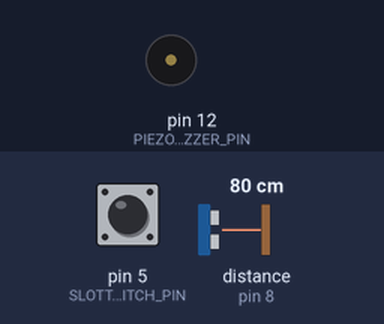
The sketch below on a simulated Arduino Uno, built with avr-gcc and run on an emulated ATmega328P. Parts: buzzer (waves = sounding). Wiring (inferred from the names in the program): ultrasonic range finder: trigger pin 9; echo pin 8. The inputs (shaded band) are chosen by the test bench; at power-on: distance to the obstacle (sensor on pin 8) 80 cm, pin 5 (SLOTTED_OPTO_SWITCH_PIN) HIGH. The echo pulse lasts 58.3 µs per cm; what the sketch prints to the serial monitor is not drawn.

Above: at 1.8 s.
1.9 s: distance to the obstacle (sensor on pin 8) set to 2 cm
At 2.9 s:
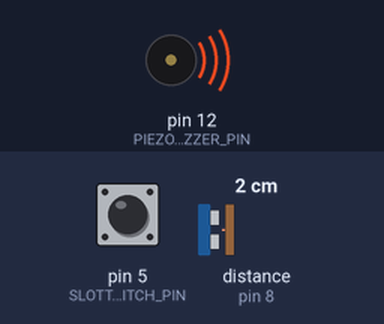
3.5 s: distance to the obstacle (sensor on pin 8) set to 35 cm
At 4.17 s:
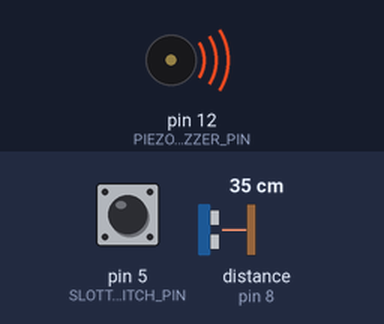
Timing chart, 0 to 13.0 s (numbered marks = the images above; inputs shaded):
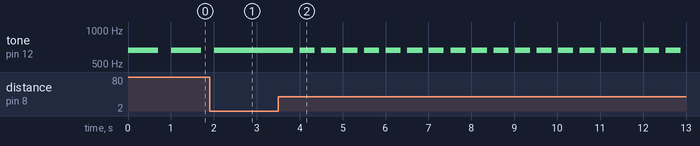

Measured:
- after the input at 1.9 s, tone on pin 12 (PIEZO_BUZZER_PIN): goes on until 2.0 s, then stays 659 Hz
- after the input at 3.5 s, tone on pin 12 (PIEZO_BUZZER_PIN): alternates 659 Hz for 0.35 s and silent for 0.15 s, starting after 0.35 s
- by itself, tone on pin 12 (PIEZO_BUZZER_PIN): alternates 659 Hz for 0.70 s and silent for 0.31 s

The sketch:

exercise-1-2-reverse-parking-sensor.ino
```cpp
/*
Exercise 1-2: Reverse Parking Sensor
Write a program to perform the following tasks:
   1. Use the Ultrasonic sensor to sense the distance, D of
      a car's rear bumper from an obstacle
      - The sensor is turned on when the Slotted Opto Switch is blocked.
      - Once the sensor is turned on,
        * Sound the buzzer
          + At 1 Hz if D > 40 cm
          + At 2 Hz if 20 cm < D ≤ 40 cm
          + Continuously if D ≤ 20 cm
   2. Repeat Part 1 with the Analog Distance Sensor
*/

// Assuming circuit 1B is used
// with the buzzer connected to pin 12

// Define the pin numbers
#define SLOTTED_OPTO_SWITCH_PIN 5
#define ULTRASONIC_SENSOR_ECHO_PIN 8
#define ULTRASONIC_SENSOR_TRIGGER_PIN 9
#define ANALOG_DISTANCE_SENSOR_PIN A5
#define PIEZO_BUZZER_PIN 12

// The frequency of the tone to play,
// which is an E5
#define BEEP_TONE 659

// The boolean to determine whether to use the analog distance sensor
#define USE_ANALOG_DISTANCE_SENSOR false

// Initialise the voltage resolution
const float VOLTAGE_RESOLUTION = (5 - 0) / (pow(2, 10) - 1);

// The setup function to set up the program
void setup() {

    // Set the pin modes of all the input pins
    pinMode(ULTRASONIC_SENSOR_ECHO_PIN, INPUT);
    pinMode(ANALOG_DISTANCE_SENSOR_PIN, INPUT);
    pinMode(SLOTTED_OPTO_SWITCH_PIN, INPUT);

    // Set the pin mode of all the output pins
    pinMode(ULTRASONIC_SENSOR_TRIGGER_PIN, OUTPUT);
    pinMode(PIEZO_BUZZER_PIN, OUTPUT);

    // Initialise the serial connection
    Serial.begin(9600);

    // Print that the Arduino is ready
    Serial.println("Arduino initialised.");
}

// Function to get the distance in cm from the sensor
float get_distance_in_cm(bool use_analog_distance_sensor) {

    // If the analog distance sensor is used
    if (use_analog_distance_sensor) {

        // Get the analog value from the analog distance sensor
        int analog_value = analogRead(ANALOG_DISTANCE_SENSOR_PIN);

        // Convert the analog value into a voltage value
        float voltage_value = analog_value * VOLTAGE_RESOLUTION;

        // Assume that the distance is more than 10 cm
        // and use the regression equation to calculate the distance
        // from the voltage value, which is
        // 28.987390360228x^(-1.1544716085358)
        float distance_in_cm =
            28.987390360288 * pow(voltage_value, -1.1544716085358);

        // Return the distance in cm from the analog distance sensor
        return distance_in_cm;
    }

    // Otherwise, use the ultrasonic sensor.
    // Reset the state of the trigger pin.
    digitalWrite(ULTRASONIC_SENSOR_TRIGGER_PIN, LOW);

    // Delay for 2 microseconds for the sensor to respond
    delayMicroseconds(2);

    // Set the trigger pin to high
    digitalWrite(ULTRASONIC_SENSOR_TRIGGER_PIN, HIGH);

    // Delay for 10 microseconds
    // so that the ultrasonic sensor will send
    // out an ultrasonic burst
    delayMicroseconds(10);

    // Set the trigger pin to low to reset it's state
    digitalWrite(ULTRASONIC_SENSOR_TRIGGER_PIN, LOW);

    // Read the echo pin for the time taken for the ultrasonic
    // burst to return
    int time_taken_in_microseconds = pulseIn(ULTRASONIC_SENSOR_ECHO_PIN, HIGH);

    // Calculate the distance from the time taken
    // using the speed of sound in air, which is 343 m/s
    // or 34300 cm/s.
    // The speed of sound of 34300 cm/s needs to be divided
    // by 1,000,000 to convert it to cm/us or cm per microsecond,
    // which is 0.0343 cm/us.
    // The distance needs to be divided by 2 because
    // the time taken is the time for the sound wave to travel
    // to the object and back to the sensor.
    float distance_in_cm = time_taken_in_microseconds * 0.0343 / 2;

    // Return the distance in cm from the ultrasonic sensor
    return distance_in_cm;
}

// Function to sound the buzzer at a specified frequency in Hz
void sound_buzzer(int frequency_in_hz) {

    // Stop the buzzer
    noTone(PIEZO_BUZZER_PIN);

    // Get the total duration of the tone in milliseconds
    float total_duration_in_milliseconds = 1000.0 / frequency_in_hz;

    // Get the delay between each beep in milliseconds
    float delay_in_milliseconds = 0.30 * total_duration_in_milliseconds;

    // Get the duration of the beep in milliseconds
    float beep_duration_in_milliseconds = 0.70 * total_duration_in_milliseconds;

    // Iterate over the frequency in Hz
    for (int i = 0; i < frequency_in_hz; ++i) {

        // Sound the buzzer for the duration of the beep
        tone(PIEZO_BUZZER_PIN, BEEP_TONE, beep_duration_in_milliseconds);

        // Wait for the duration of the beep
        delay(beep_duration_in_milliseconds);

        // Stop the note from playing
        noTone(PIEZO_BUZZER_PIN);

        // Wait for the delay between each beep
        delay(delay_in_milliseconds);
    }
}

// Function to sound the buzzer continuously
void sound_buzzer_continuously() {

    // Sound the buzzer continuously
    tone(PIEZO_BUZZER_PIN, BEEP_TONE);
}

// The main loop function
void loop() {

    // If the slotted opto switch is not blocked,
    // which means the slotted opto switch is set to low,
    // exit the function
    if (digitalRead(SLOTTED_OPTO_SWITCH_PIN) == LOW) {
        return;
    }

    // Otherwise, the slotted opto switch is blocked,
    // which means the slotted opto switch is set to low,
    // so calculate the distance in cm
    float distance_in_cm = get_distance_in_cm(USE_ANALOG_DISTANCE_SENSOR);

    // If the distance is more than 40 cm,
    // sound the buzzer at 1 Hz
    if (distance_in_cm > 40) {
        sound_buzzer(1);
    }

    // If the distance is between 20 cm and 40 cm,
    // sound the buzzer at 2 Hz
    else if (distance_in_cm > 20 && distance_in_cm <= 40) {
        sound_buzzer(2);
    }

    // Otherwise, sound the buzzer continuously
    else {
        sound_buzzer_continuously();
    }
}
```
